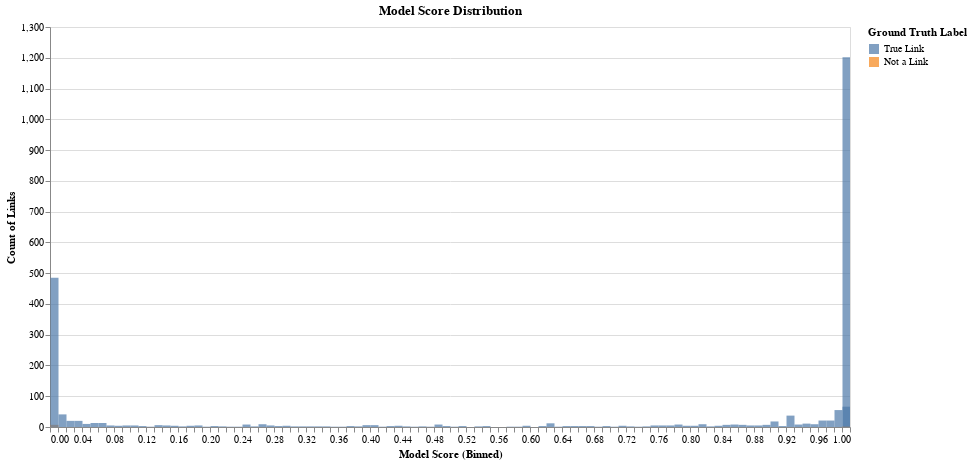

Write notebook code for a chart like this one.
### Markdown cell above
### Model Score Distribution

### Code cell
tutorial.plot_model_score_distribution(df_predictions)

### Figure 1 — Vega-Lite specification as saved in the notebook (floating-point values rounded to 4 significant figures)
{"config": {"view": {"continuousWidth": 400, "continuousHeight": 300}}, "data": {"name": "data-b4b6e1d34cb6d0c9444f0b8f7efce83b"}, "mark": {"type": "bar", "binSpacing": 0, "opacity": 0.7}, "encoding": {"color": {"type": "nominal", "field": "ground_truth", "legend": {"title": "Ground Truth Label"}, "scale": {"domain": ["True Link", "Not a Link"], "scheme": "tableau10"}}, "opacity": {"condition": {"value": 0.7, "selection": "selector001"}, "value": 0.2}, "tooltip": [{"type": "quantitative", "field": "model_score", "title": "Model Score"}, {"type": "nominal", "field": "ground_truth", "title": "Ground Truth"}, {"type": "quantitative", "field": "count", "title": "Count of Links"}], "x": {"type": "quantitative", "axis": {"tickCount": 5, "title": "Model Score (Binned)"}, "bin": {"extent": [0, 1], "step": 0.01}, "field": "model_score"}, "y": {"type": "quantitative", "axis": {"title": "Count of Links"}, "field": "count", "stack": null}}, "height": 400, "selection": {"selector001": {"type": "multi", "fields": ["ground_truth"], "bind": "legend"}, "selector002": {"type": "interval", "bind": "scales", "encodings": ["x", "y"]}}, "title": "Model Score Distribution", "width": 800, "$schema": "https://vega.github.io/schema/vega-lite/v4.8.1.json", "datasets": {"data-b4b6e1d34cb6d0c9444f0b8f7efce83b": [{"model_score": 0.0, "ground_truth": "Not a Link", "count": 7}, {"model_score": 0.0, "ground_truth": "True Link", "count": 485}, {"model_score": 0.01, "ground_truth": "True Link", "count": 41}, {"model_score": 0.02, "ground_truth": "True Link", "count": 20}, {"model_score": 0.03, "ground_truth": "True Link", "count": 20}, {"model_score": 0.04, "ground_truth": "True Link", "count": 10}, {"model_score": 0.05, "ground_truth": "True Link", "count": 13}, {"model_score": 0.06, "ground_truth": "True Link", "count": 13}, {"model_score": 0.07, "ground_truth": "True Link", "count": 5}, {"model_score": 0.08, "ground_truth": "True Link", "count": 4}, {"model_score": 0.09, "ground_truth": "True Link", "count": 5}, {"model_score": 0.1, "ground_truth": "True Link", "count": 5}, {"model_score": 0.11, "ground_truth": "True Link", "count": 3}, {"model_score": 0.12, "ground_truth": "True Link", "count": 1}, {"model_score": 0.13, "ground_truth": "True Link", "count": 6}, {"model_score": 0.14, "ground_truth": "True Link", "count": 5}, {"model_score": 0.15, "ground_truth": "True Link", "count": 4}, {"model_score": 0.16, "ground_truth": "True Link", "count": 2}, {"model_score": 0.17, "ground_truth": "True Link", "count": 4}, {"model_score": 0.18, "ground_truth": "True Link", "count": 5}, {"model_score": 0.19, "ground_truth": "True Link", "count": 1}, {"model_score": 0.2, "ground_truth": "True Link", "count": 3}, {"model_score": 0.21, "ground_truth": "True Link", "count": 2}, {"model_score": 0.22, "ground_truth": "True Link", "count": 1}, {"model_score": 0.23, "ground_truth": "True Link", "count": 1}, {"model_score": 0.24, "ground_truth": "True Link", "count": 8}, {"model_score": 0.25, "ground_truth": "True Link", "count": 2}, {"model_score": 0.26, "ground_truth": "True Link", "count": 9}, {"model_score": 0.27, "ground_truth": "True Link", "count": 5}, {"model_score": 0.28, "ground_truth": "True Link", "count": 3}, {"model_score": 0.29, "ground_truth": "True Link", "count": 4}, {"model_score": 0.3, "ground_truth": "True Link", "count": 2}, {"model_score": 0.31, "ground_truth": "True Link", "count": 2}, {"model_score": 0.32, "ground_truth": "True Link", "count": 2}, {"model_score": 0.33, "ground_truth": "True Link", "count": 2}, {"model_score": 0.34, "ground_truth": "True Link", "count": 2}, {"model_score": 0.35, "ground_truth": "True Link", "count": 1}, {"model_score": 0.36, "ground_truth": "True Link", "count": 1}, {"model_score": 0.37, "ground_truth": "True Link", "count": 3}, {"model_score": 0.38, "ground_truth": "True Link", "count": 2}, {"model_score": 0.39, "ground_truth": "True Link", "count": 6}, {"model_score": 0.4, "ground_truth": "True Link", "count": 6}, {"model_score": 0.41, "ground_truth": "True Link", "count": 1}, {"model_score": 0.42, "ground_truth": "True Link", "count": 3}, {"model_score": 0.43, "ground_truth": "True Link", "count": 4}, {"model_score": 0.44, "ground_truth": "True Link", "count": 2}, {"model_score": 0.45, "ground_truth": "True Link", "count": 1}, {"model_score": 0.46, "ground_truth": "True Link", "count": 2}, {"model_score": 0.47, "ground_truth": "True Link", "count": 1}, {"model_score": 0.48, "ground_truth": "True Link", "count": 8}, {"model_score": 0.49, "ground_truth": "True Link", "count": 3}, {"model_score": 0.5, "ground_truth": "True Link", "count": 1}, {"model_score": 0.51, "ground_truth": "True Link", "count": 3}, {"model_score": 0.53, "ground_truth": "True Link", "count": 2}, {"model_score": 0.54, "ground_truth": "True Link", "count": 3}, {"model_score": 0.57, "ground_truth": "True Link", "count": 1}, {"model_score": 0.58, "ground_truth": "True Link", "count": 1}, {"model_score": 0.59, "ground_truth": "True Link", "count": 4}, {"model_score": 0.61, "ground_truth": "True Link", "count": 3}, {"model_score": 0.62, "ground_truth": "True Link", "count": 12}, {"model_score": 0.63, "ground_truth": "True Link", "count": 1}, {"model_score": 0.64, "ground_truth": "True Link", "count": 3}, {"model_score": 0.65, "ground_truth": "True Link", "count": 3}, {"model_score": 0.66, "ground_truth": "True Link", "count": 3}, {"model_score": 0.67, "ground_truth": "True Link", "count": 3}, {"model_score": 0.68, "ground_truth": "True Link", "count": 1}, {"model_score": 0.69, "ground_truth": "True Link", "count": 3}, {"model_score": 0.7, "ground_truth": "True Link", "count": 1}, {"model_score": 0.71, "ground_truth": "True Link", "count": 4}, {"model_score": 0.72, "ground_truth": "True Link", "count": 2}, {"model_score": 0.73, "ground_truth": "True Link", "count": 1}, {"model_score": 0.74, "ground_truth": "True Link", "count": 2}, {"model_score": 0.75, "ground_truth": "True Link", "count": 5}, {"model_score": 0.76, "ground_truth": "True Link", "count": 5}, {"model_score": 0.77, "ground_truth": "True Link", "count": 5}, {"model_score": 0.78, "ground_truth": "True Link", "count": 8}, {"model_score": 0.79, "ground_truth": "True Link", "count": 4}, {"model_score": 0.8, "ground_truth": "True Link", "count": 4}, {"model_score": 0.81, "ground_truth": "True Link", "count": 9}, {"model_score": 0.82, "ground_truth": "True Link", "count": 2}, {"model_score": 0.83, "ground_truth": "True Link", "count": 4}, {"model_score": 0.84, "ground_truth": "True Link", "count": 7}, {"model_score": 0.85, "ground_truth": "True Link", "count": 8}, {"model_score": 0.86, "ground_truth": "True Link", "count": 7}, {"model_score": 0.87, "ground_truth": "True Link", "count": 5}, {"model_score": 0.88, "ground_truth": "True Link", "count": 5}, {"model_score": 0.89, "ground_truth": "True Link", "count": 7}, {"model_score": 0.9, "ground_truth": "True Link", "count": 18}, {"model_score": 0.91, "ground_truth": "True Link", "count": 3}, {"model_score": 0.92, "ground_truth": "True Link", "count": 37}, {"model_score": 0.93, "ground_truth": "True Link", "count": 8}, {"model_score": 0.94, "ground_truth": "True Link", "count": 11}, {"model_score": 0.95, "ground_truth": "True Link", "count": 9}, {"model_score": 0.96, "ground_truth": "True Link", "count": 21}, {"model_score": 0.97, "ground_truth": "True Link", "count": 21}, {"model_score": 0.98, "ground_truth": "True Link", "count": 55}, {"model_score": 0.99, "ground_truth": "True Link", "count": 66}, {"model_score": 1.0, "ground_truth": "Not a Link", "count": 2}, {"model_score": 1.0, "ground_truth": "True Link", "count": 1202}]}}
